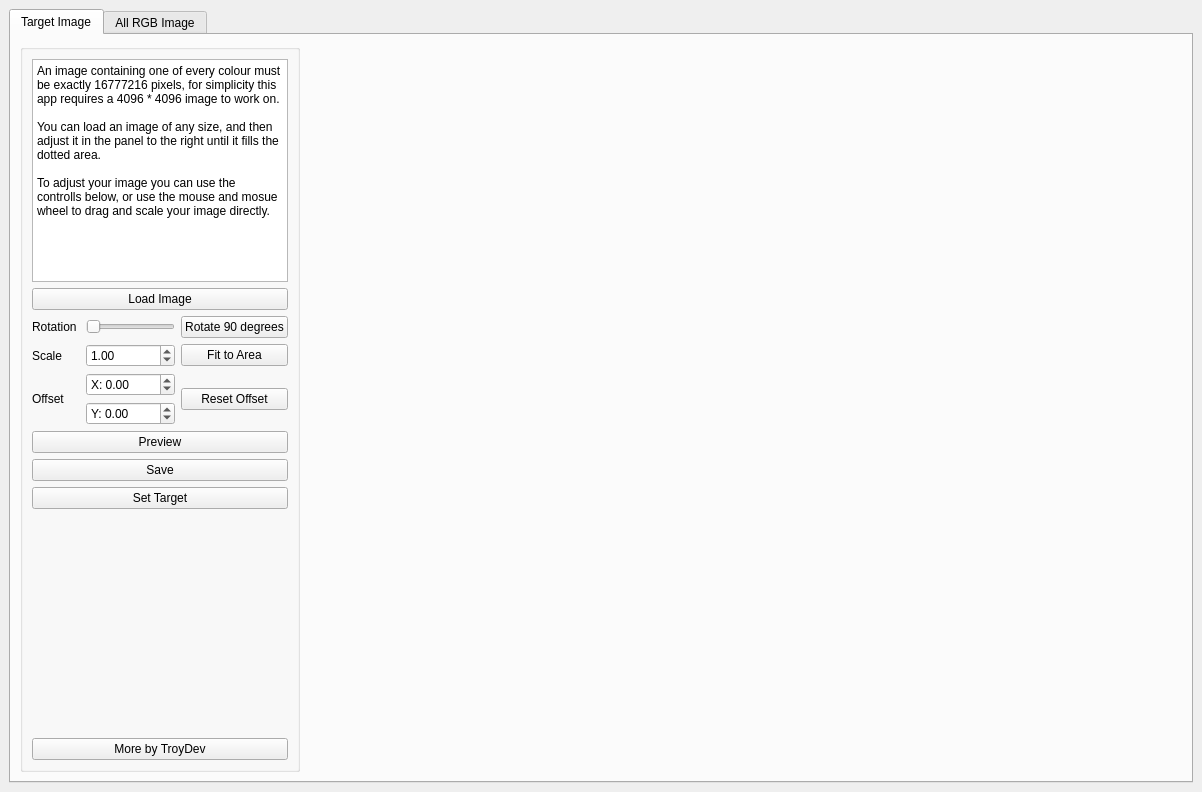
<?xml version="1.0" encoding="UTF-8"?>
<ui version="4.0">
 <class>MainWindow</class>
 <widget class="QMainWindow" name="MainWindow">
  <property name="geometry">
   <rect>
    <x>0</x>
    <y>0</y>
    <width>1202</width>
    <height>792</height>
   </rect>
  </property>
  <property name="windowTitle">
   <string>MainWindow</string>
  </property>
  <widget class="QWidget" name="centralwidget">
   <layout class="QHBoxLayout" name="horizontalLayout">
    <item>
     <widget class="QTabWidget" name="tabWidget">
      <property name="currentIndex">
       <number>0</number>
      </property>
      <widget class="QWidget" name="loadImageTab">
       <attribute name="title">
        <string>Target Image</string>
       </attribute>
       <layout class="QHBoxLayout" name="horizontalLayout_2">
        <item>
         <widget class="QGroupBox" name="groupBox">
          <property name="title">
           <string/>
          </property>
          <layout class="QGridLayout" name="gridLayout" columnstretch="0,0,0">
           <item row="3" column="0">
            <widget class="QLabel" name="targetImageScaleLabel">
             <property name="text">
              <string>Scale</string>
             </property>
            </widget>
           </item>
           <item row="0" column="0" colspan="3">
            <widget class="QTextBrowser" name="explanationText">
             <property name="html">
              <string>&lt;!DOCTYPE HTML PUBLIC &quot;-//W3C//DTD HTML 4.0//EN&quot; &quot;http://www.w3.org/TR/REC-html40/strict.dtd&quot;&gt;
&lt;html&gt;&lt;head&gt;&lt;meta name=&quot;qrichtext&quot; content=&quot;1&quot; /&gt;&lt;meta charset=&quot;utf-8&quot; /&gt;&lt;style type=&quot;text/css&quot;&gt;
p, li { white-space: pre-wrap; }
&lt;/style&gt;&lt;/head&gt;&lt;body style=&quot; font-family:'Segoe UI'; font-size:9pt; font-weight:400; font-style:normal;&quot;&gt;
&lt;p style=&quot; margin-top:0px; margin-bottom:0px; margin-left:0px; margin-right:0px; -qt-block-indent:0; text-indent:0px;&quot;&gt;An image containing one of every colour must be exactly 16777216 pixels, for simplicity this app requires a 4096 * 4096 image to work on.&lt;/p&gt;
&lt;p style=&quot;-qt-paragraph-type:empty; margin-top:0px; margin-bottom:0px; margin-left:0px; margin-right:0px; -qt-block-indent:0; text-indent:0px;&quot;&gt;&lt;br /&gt;&lt;/p&gt;
&lt;p style=&quot; margin-top:0px; margin-bottom:0px; margin-left:0px; margin-right:0px; -qt-block-indent:0; text-indent:0px;&quot;&gt;You can load an image of any size, and then adjust it in the panel to the right until it fills the dotted area.&lt;/p&gt;
&lt;p style=&quot;-qt-paragraph-type:empty; margin-top:0px; margin-bottom:0px; margin-left:0px; margin-right:0px; -qt-block-indent:0; text-indent:0px;&quot;&gt;&lt;br /&gt;&lt;/p&gt;
&lt;p style=&quot; margin-top:0px; margin-bottom:0px; margin-left:0px; margin-right:0px; -qt-block-indent:0; text-indent:0px;&quot;&gt;To adjust your image you can use the controlls below, or use the mouse and mosue wheel to drag and scale your image directly.&lt;/p&gt;&lt;/body&gt;&lt;/html&gt;</string>
             </property>
            </widget>
           </item>
           <item row="2" column="2">
            <widget class="QPushButton" name="targetImageRotate90DegreesButton">
             <property name="text">
              <string>Rotate 90 degrees</string>
             </property>
            </widget>
           </item>
           <item row="1" column="0" colspan="3">
            <widget class="QPushButton" name="targetImageLoadButton">
             <property name="text">
              <string>Load Image</string>
             </property>
            </widget>
           </item>
           <item row="4" column="1" rowspan="2">
            <widget class="QWidget" name="widget" native="true">
             <layout class="QVBoxLayout" name="verticalLayout">
              <property name="leftMargin">
               <number>0</number>
              </property>
              <property name="topMargin">
               <number>0</number>
              </property>
              <property name="rightMargin">
               <number>0</number>
              </property>
              <property name="bottomMargin">
               <number>0</number>
              </property>
              <item>
               <widget class="QDoubleSpinBox" name="targetImageXOffsetSpinBox">
                <property name="prefix">
                 <string>X: </string>
                </property>
                <property name="minimum">
                 <double>-4096.000000000000000</double>
                </property>
                <property name="maximum">
                 <double>4096.000000000000000</double>
                </property>
               </widget>
              </item>
              <item>
               <widget class="QDoubleSpinBox" name="targetImageYOffsetSpinBox">
                <property name="prefix">
                 <string>Y: </string>
                </property>
                <property name="suffix">
                 <string/>
                </property>
                <property name="minimum">
                 <double>-4096.000000000000000</double>
                </property>
                <property name="maximum">
                 <double>4096.000000000000000</double>
                </property>
               </widget>
              </item>
             </layout>
            </widget>
           </item>
           <item row="3" column="1">
            <widget class="QDoubleSpinBox" name="targetImageScaleSpinBox">
             <property name="decimals">
              <number>2</number>
             </property>
             <property name="minimum">
              <double>0.010000000000000</double>
             </property>
             <property name="maximum">
              <double>10.000000000000000</double>
             </property>
             <property name="singleStep">
              <double>1.000000000000000</double>
             </property>
             <property name="stepType">
              <enum>QAbstractSpinBox::AdaptiveDecimalStepType</enum>
             </property>
             <property name="value">
              <double>1.000000000000000</double>
             </property>
            </widget>
           </item>
           <item row="4" column="0" rowspan="2">
            <widget class="QLabel" name="targetImageOffsetLabel">
             <property name="text">
              <string>Offset</string>
             </property>
            </widget>
           </item>
           <item row="2" column="0">
            <widget class="QLabel" name="targetImageRotationLabel">
             <property name="text">
              <string>Rotation</string>
             </property>
            </widget>
           </item>
           <item row="2" column="1">
            <widget class="QSlider" name="targetImageRotationSlider">
             <property name="sizePolicy">
              <sizepolicy hsizetype="Preferred" vsizetype="Fixed">
               <horstretch>0</horstretch>
               <verstretch>0</verstretch>
              </sizepolicy>
             </property>
             <property name="maximum">
              <number>359</number>
             </property>
             <property name="orientation">
              <enum>Qt::Horizontal</enum>
             </property>
            </widget>
           </item>
           <item row="6" column="0" colspan="3">
            <widget class="QPushButton" name="targetImagePreviewButton">
             <property name="text">
              <string>Preview</string>
             </property>
            </widget>
           </item>
           <item row="4" column="2" rowspan="2">
            <widget class="QPushButton" name="targetImageResetTranslationButton">
             <property name="text">
              <string>Reset Offset</string>
             </property>
            </widget>
           </item>
           <item row="8" column="0" colspan="3">
            <widget class="QPushButton" name="setTargetImageButton">
             <property name="text">
              <string>Set Target</string>
             </property>
            </widget>
           </item>
           <item row="10" column="0" colspan="3">
            <widget class="QPushButton" name="moreByTroyDevButton">
             <property name="text">
              <string>More by TroyDev</string>
             </property>
            </widget>
           </item>
           <item row="3" column="2">
            <widget class="QPushButton" name="targetImageFitToAreaButton">
             <property name="text">
              <string>Fit to Area</string>
             </property>
            </widget>
           </item>
           <item row="9" column="0" colspan="3">
            <spacer name="targetImageOptionsSpacer">
             <property name="orientation">
              <enum>Qt::Vertical</enum>
             </property>
             <property name="sizeHint" stdset="0">
              <size>
               <width>20</width>
               <height>40</height>
              </size>
             </property>
            </spacer>
           </item>
           <item row="7" column="0" colspan="3">
            <widget class="QPushButton" name="targetImageSaveButton">
             <property name="text">
              <string>Save</string>
             </property>
            </widget>
           </item>
          </layout>
         </widget>
        </item>
        <item>
         <widget class="TargetImageWidget" name="allRgbWidget" native="true">
          <property name="sizePolicy">
           <sizepolicy hsizetype="Expanding" vsizetype="Expanding">
            <horstretch>0</horstretch>
            <verstretch>0</verstretch>
           </sizepolicy>
          </property>
         </widget>
        </item>
       </layout>
      </widget>
      <widget class="QWidget" name="allRgbTab">
       <attribute name="title">
        <string>All RGB Image</string>
       </attribute>
       <layout class="QHBoxLayout" name="horizontalLayout_3">
        <item>
         <widget class="QGroupBox" name="allRgbSettingsGroup">
          <property name="title">
           <string/>
          </property>
          <layout class="QGridLayout" name="gridLayout_2">
           <item row="8" column="1">
            <widget class="QLabel" name="allRGBImprovementsValueLabel">
             <property name="text">
              <string>00000000000000</string>
             </property>
             <property name="alignment">
              <set>Qt::AlignRight|Qt::AlignTrailing|Qt::AlignVCenter</set>
             </property>
            </widget>
           </item>
           <item row="5" column="0" colspan="2">
            <widget class="QTextBrowser" name="allRgbSolverDetailsTextBrowser"/>
           </item>
           <item row="6" column="0">
            <widget class="QPushButton" name="allRgbStartButton">
             <property name="text">
              <string>Start</string>
             </property>
            </widget>
           </item>
           <item row="10" column="0" colspan="2">
            <widget class="QPushButton" name="allRgbSaveButton">
             <property name="text">
              <string>Save</string>
             </property>
            </widget>
           </item>
           <item row="6" column="1">
            <widget class="QPushButton" name="allRgbStopButton">
             <property name="text">
              <string>Stop</string>
             </property>
            </widget>
           </item>
           <item row="8" column="0">
            <widget class="QLabel" name="ImprovementsLabel">
             <property name="text">
              <string>Improvements:</string>
             </property>
             <property name="alignment">
              <set>Qt::AlignRight|Qt::AlignTrailing|Qt::AlignVCenter</set>
             </property>
            </widget>
           </item>
           <item row="11" column="0" colspan="2">
            <spacer name="allRgbOptionsSpacer">
             <property name="orientation">
              <enum>Qt::Vertical</enum>
             </property>
             <property name="sizeHint" stdset="0">
              <size>
               <width>20</width>
               <height>40</height>
              </size>
             </property>
            </spacer>
           </item>
           <item row="1" column="0" colspan="2">
            <widget class="QPushButton" name="allRgbLoadButton">
             <property name="text">
              <string>Load allRGB</string>
             </property>
            </widget>
           </item>
           <item row="0" column="0" colspan="2">
            <widget class="QPushButton" name="allRgbResetPixelsButton">
             <property name="text">
              <string>Reset allRGB</string>
             </property>
            </widget>
           </item>
           <item row="2" column="0" colspan="2">
            <widget class="QPushButton" name="allRgbResetViewButton">
             <property name="text">
              <string>Reset View</string>
             </property>
            </widget>
           </item>
           <item row="4" column="0">
            <widget class="QLabel" name="allRgbOverlayLabel">
             <property name="text">
              <string>Solver:</string>
             </property>
             <property name="alignment">
              <set>Qt::AlignRight|Qt::AlignTrailing|Qt::AlignVCenter</set>
             </property>
            </widget>
           </item>
           <item row="4" column="1">
            <widget class="QComboBox" name="allRgbSolverComboBox"/>
           </item>
           <item row="3" column="0" colspan="2">
            <widget class="QPushButton" name="allRgbUpdateTargetButton">
             <property name="text">
              <string>Update Target</string>
             </property>
            </widget>
           </item>
           <item row="7" column="0">
            <widget class="QLabel" name="allRGBIterationLabel">
             <property name="text">
              <string>Iterations:</string>
             </property>
             <property name="alignment">
              <set>Qt::AlignRight|Qt::AlignTrailing|Qt::AlignVCenter</set>
             </property>
            </widget>
           </item>
           <item row="9" column="0" colspan="2">
            <widget class="QPushButton" name="allRgbPreviewButton">
             <property name="text">
              <string>Preview</string>
             </property>
            </widget>
           </item>
           <item row="7" column="1">
            <widget class="QLabel" name="allRGBIterationsValueLabel">
             <property name="text">
              <string>00000000000000</string>
             </property>
             <property name="alignment">
              <set>Qt::AlignRight|Qt::AlignTrailing|Qt::AlignVCenter</set>
             </property>
            </widget>
           </item>
          </layout>
         </widget>
        </item>
        <item>
         <widget class="AllRgbWidget" name="allRgbPreviewWidget" native="true">
          <property name="sizePolicy">
           <sizepolicy hsizetype="Expanding" vsizetype="Expanding">
            <horstretch>0</horstretch>
            <verstretch>0</verstretch>
           </sizepolicy>
          </property>
         </widget>
        </item>
       </layout>
      </widget>
     </widget>
    </item>
   </layout>
  </widget>
  <action name="actionNew">
   <property name="text">
    <string>New</string>
   </property>
  </action>
  <action name="actionLoad">
   <property name="text">
    <string>Load</string>
   </property>
  </action>
  <action name="actionSave">
   <property name="text">
    <string>Save</string>
   </property>
  </action>
 </widget>
 <customwidgets>
  <customwidget>
   <class>TargetImageWidget</class>
   <extends>QWidget</extends>
   <header>TargetImageWidget.h</header>
   <container>1</container>
  </customwidget>
  <customwidget>
   <class>AllRgbWidget</class>
   <extends>QWidget</extends>
   <header>AllRgbWidget.h</header>
   <container>1</container>
  </customwidget>
 </customwidgets>
 <resources/>
 <connections/>
</ui>
